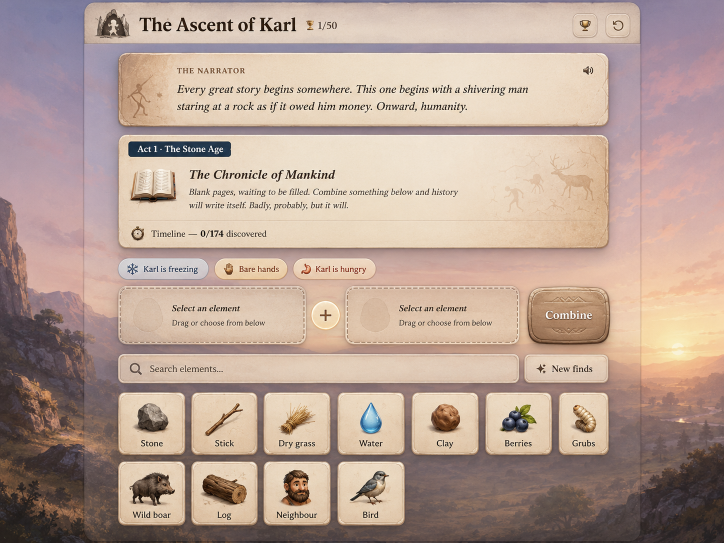
#> input picture docs/design/reference/target-2026-08-11.webp, 1448 x 1086 px (shown at 1/2 size)
$ python build_narrator_paper.py
#> lines starting #> are read from the running program, lines starting #| are printed output that depends on the picture; after the words box and inside, x2 and y2 are one past the last pixel; in counts of white or black regions, pixels touching at a corner belong together
"""Skærer HELE fortællerens flade ud af referencen.

Samme måling som krøniken afgjorde: fortællerens struktur stod på 0,470,
og udsnittet viste hvorfor. Referencens boble er ikke en flad pergament-
firkant med tekst på. Den har:

  * en malet bueskytte i venstre kant (kolonne 10-50 har 24-42 mørke
    pixels pr. søjle, hvor kolonne 60-110 har 0-7),
  * små ornamenter omkring figuren,
  * et mørkere bånd langs venstre kant, og
  * en varm åring i hele fladen.

Vi havde ingen af delene. At tegne dem er en genskabelse; at skære dem ud
er en måling. Kun etiketten, brødteksten og højttalerikonet males væk med
Telea, som bærer den omkringliggende åring ind i hullet — en sløring ville
udslette præcis den fiber, øvelsen handler om.

Masken holdes til højre for x=105, så bueskytten aldrig kan rammes af
tærsklen: figurens pigment ligger i samme mørke bånd som skriften.
"""

from __future__ import annotations

from pathlib import Path

import cv2
import numpy as np
from PIL import Image

ROOT = Path(__file__).resolve().parents[2]
REF = ROOT / "docs/design/reference/target-2026-08-11.webp"
OUT = ROOT / "src/assets/art/narrator-paper.webp"

# Fortællerens rect i registry.json.
PANEL = (237, 105, 978, 145)
# Skriften ligger under 150 i gråtone; hulepigmentet i bueskytten ligger
# samme sted, så masken spærres til venstre for tekstsøjlen.
INK = 150
TEXT_X0 = 105
TEXT = (105, 52, 860, 84)
# Etiket og højttaler er målt direkte: de er for spinkle til en tærskel.
BOXES = [(110, 24, 152, 22), (924, 22, 32, 28)]


def main() -> None:
    px, py, pw, ph = PANEL
    src = np.asarray(Image.open(REF).convert("RGB"))[py : py + ph, px : px + pw].copy()
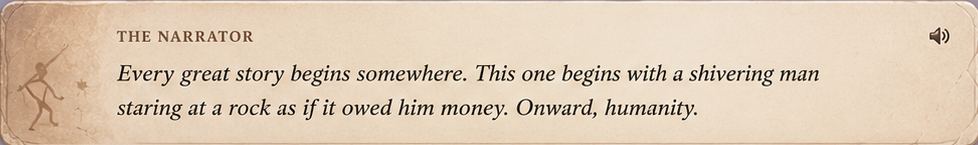
#> src: shape (145, 978, 3); mean R, G, B 222.7, 203.3, 181.5

    gray = src.mean(axis=2)
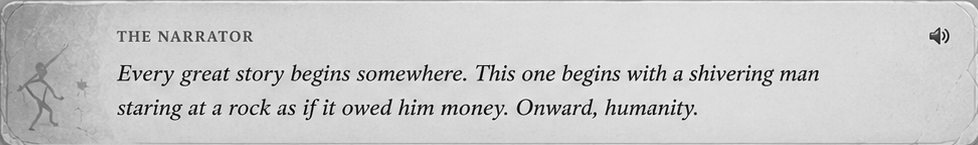
#> gray: shape (145, 978) float64; min 0, max 255, mean 202.5
    mask = np.zeros(gray.shape, np.uint8)
    tx, ty, tw, th = TEXT
    mask[ty : ty + th, tx : tx + tw] = (gray[ty : ty + th, tx : tx + tw] < INK).astype(
        np.uint8
    )
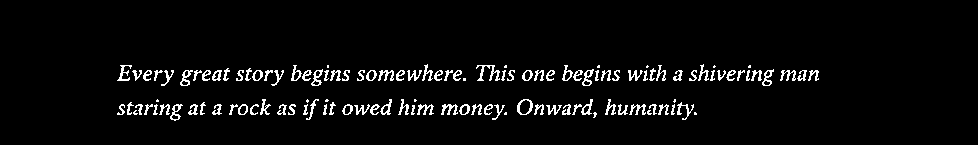
#> mask: shape (145, 978); values 0 (black) and 1 (white), 4.2% white in thin lines or dots, all inside (x1, y1, x2, y2) = (117, 64, 819, 121)
    for x, y, w, h in BOXES:
        mask[y : y + h, x : x + w] = 1
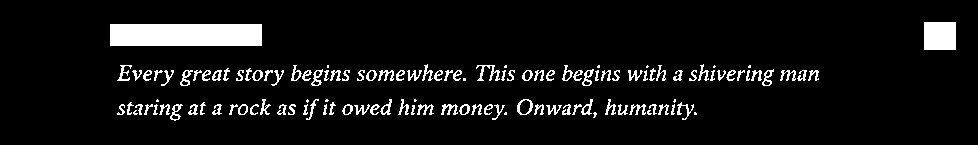
#> mask: shape (145, 978); values 0 (black) and 1 (white), 7.2% white; 123 white regions (17 under 20 px), largest, box (x1, y1, x2, y2) and area: (110, 24, 262, 46) 3344, (924, 22, 956, 50) 896, (476, 65, 500, 81) 145
    mask[:, :TEXT_X0] = 0
    mask = cv2.dilate(mask, np.ones((5, 5), np.uint8), iterations=1)
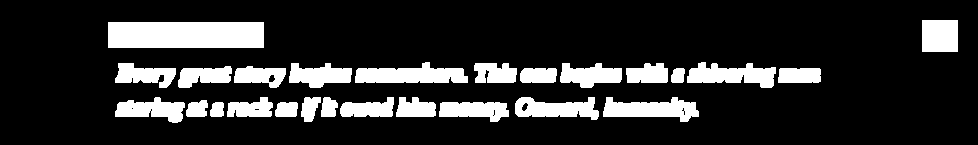
#> mask: shape (145, 978); values 0 (black) and 1 (white), 17% white; 26 white regions, largest, box (x1, y1, x2, y2) and area: (108, 22, 264, 48) 4056, (355, 62, 468, 83) 1663, (603, 97, 699, 122) 1499

    bgr = cv2.cvtColor(src, cv2.COLOR_RGB2BGR)
    out = cv2.inpaint(bgr, mask, 6, cv2.INPAINT_TELEA)
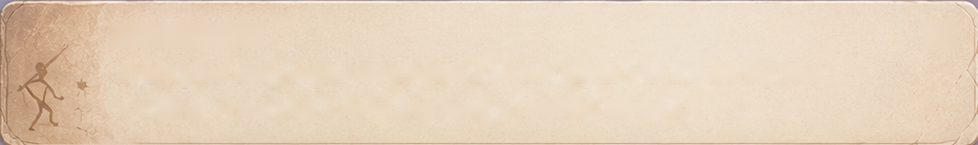
#> out: shape (145, 978, 3); mean B, G, R 187.9, 210.4, 230.4
    rgb = cv2.cvtColor(out, cv2.COLOR_BGR2RGB)

    OUT.parent.mkdir(parents=True, exist_ok=True)
    Image.fromarray(rgb).save(OUT, "WEBP", quality=94, method=6)
    print(f"{OUT.name} {pw}x{ph} · maske {mask.mean() * 100:.1f} %")
#| narrator-paper.webp 978x145 · maske 17.0 %


if __name__ == "__main__":
    main()

$ run again, with docs/design/reference/bg-wide.png saved as docs/design/reference/target-2026-08-11.webp
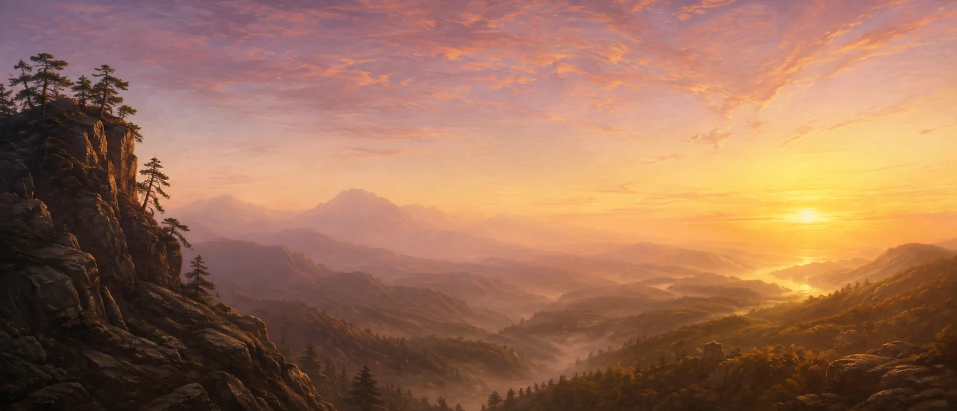
#> input picture docs/design/reference/bg-wide.png, 1913 x 822 px (shown at 1/2 size)
#> after the loop in main, `for x, y, w, h in BOXES:`:
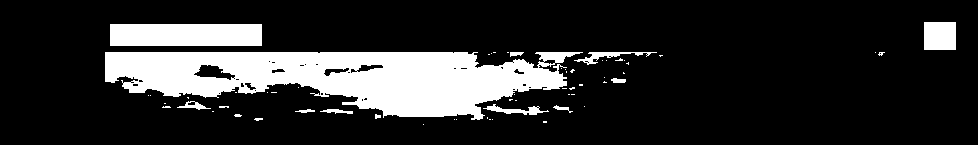
#> mask: shape (145, 978); values 0 (black) and 1 (white), 17.7% white; 60 white regions (47 under 20 px), largest, box (x1, y1, x2, y2) and area: (105, 52, 583, 120) 19552, (110, 24, 262, 46) 3344, (924, 22, 956, 50) 896
#> in main, `out = cv2.inpaint(bgr, mask, 6, cv2.INPAINT_TELEA)`:
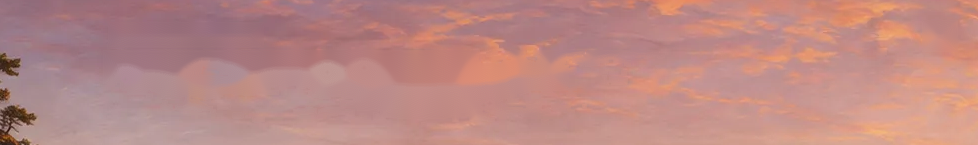
#> out: shape (145, 978, 3); mean B, G, R 132.6, 136.9, 188.1
#| narrator-paper.webp 978x145 · maske 22.9 %
